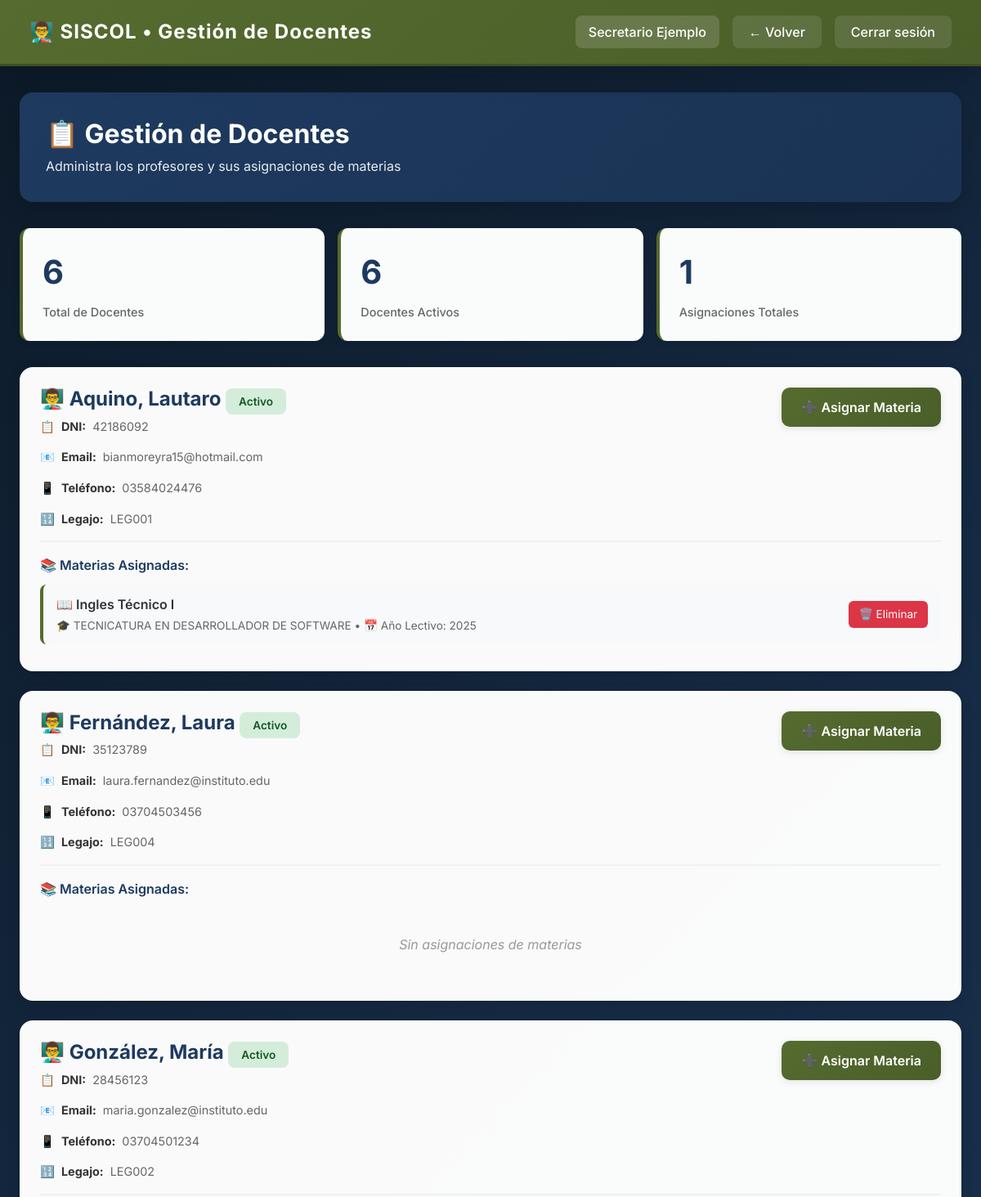
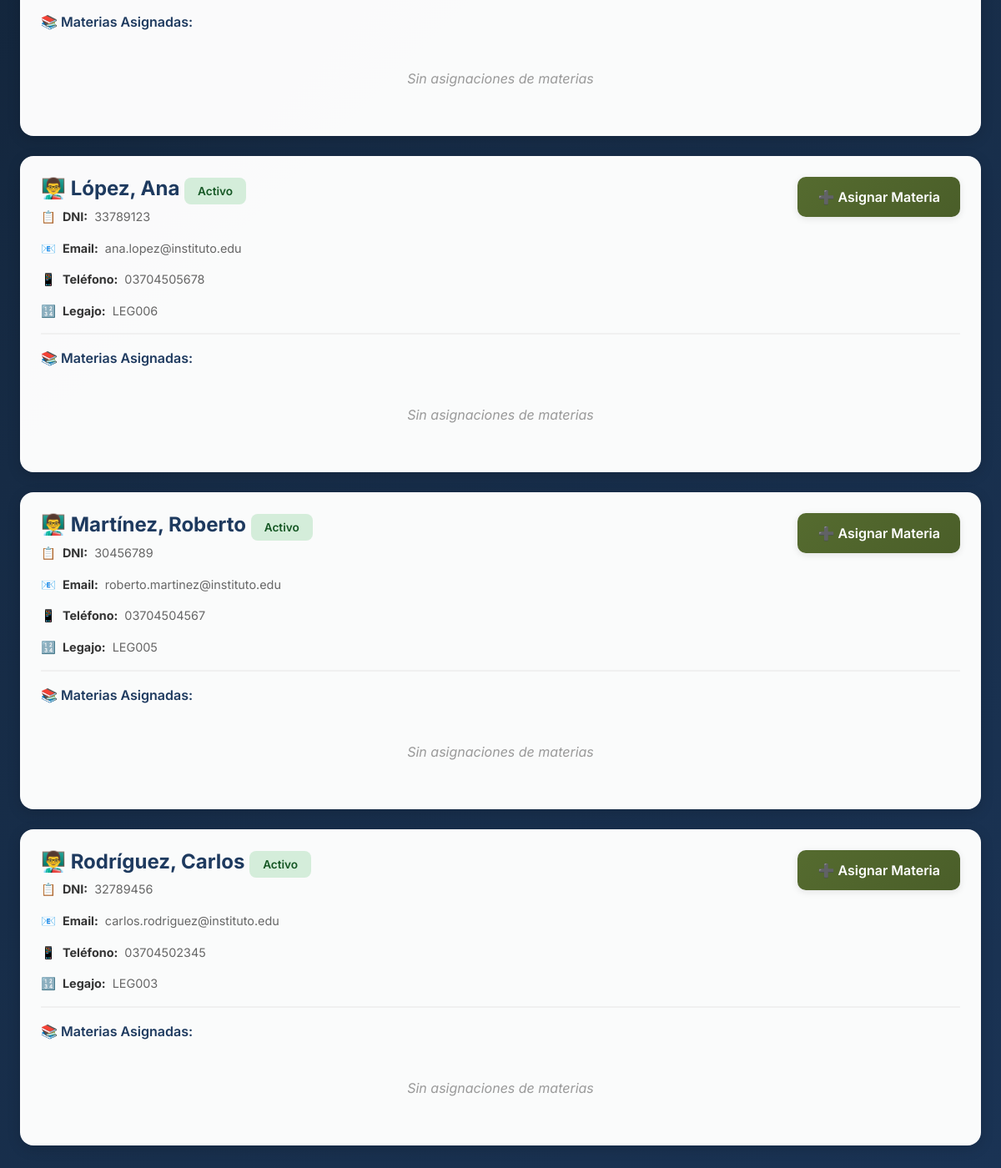
The app's page /secretaria/ver_docentes.php (signed in) with its own data (2 pictures, top to bottom).
### tables this page shows
CREATE TABLE `profesores` (
  `id_profesor` int(11) NOT NULL,
  `nombre` varchar(100) NOT NULL,
  `apellido` varchar(100) NOT NULL,
  `dni` varchar(20) NOT NULL,
  `email` varchar(100) NOT NULL,
  `telefono` varchar(20) DEFAULT NULL,
  `direccion` varchar(255) DEFAULT NULL,
  `password_hash` varchar(255) NOT NULL DEFAULT '',
  `rol_id` int(11) NOT NULL DEFAULT 2,
  `activo` tinyint(1) NOT NULL DEFAULT 1,
  `fecha_de_alta` date NOT NULL DEFAULT curdate(),
  `numero_legajo` varchar(20) DEFAULT NULL
);

CREATE TABLE `asignaciones` (
  `id` int(11) NOT NULL,
  `id_profesor` int(11) NOT NULL,
  `id_materia` int(11) NOT NULL,
  `anio_lectivo` year(4) NOT NULL DEFAULT year(curdate()),
  `activo` tinyint(1) NOT NULL DEFAULT 1
);

CREATE TABLE `materias` (
  `id` int(11) NOT NULL,
  `nombre` varchar(100) NOT NULL,
  `activo` tinyint(1) DEFAULT 1,
  `fecha_creacion` timestamp NOT NULL DEFAULT current_timestamp(),
  `id_carrera` int(11) NOT NULL COMMENT 'ID de la carrera asociada',
  `fecha_modificacion` timestamp NULL DEFAULT current_timestamp() ON UPDATE current_timestamp() COMMENT 'Fecha de última modificación',
  `año` int(11) NOT NULL DEFAULT 1 COMMENT 'Año de la materia en el plan de estudios (ej: 1, 2, 3)'
);

CREATE TABLE `carreras` (
  `id_carrera` int(11) NOT NULL,
  `nombre` varchar(100) NOT NULL COMMENT 'Nombre completo de la carrera',
  `descripcion` text DEFAULT NULL COMMENT 'Descripción detallada de la carrera',
  `duracion` int(11) NOT NULL DEFAULT 4 COMMENT 'Duración de la carrera en años',
  `estado` enum('activa','inactiva','suspendida') NOT NULL DEFAULT 'activa' COMMENT 'Estado actual de la carrera',
  `fecha_creacion` timestamp NOT NULL DEFAULT current_timestamp() COMMENT 'Fecha de creación del registro',
  `fecha_modificacion` timestamp NOT NULL DEFAULT current_timestamp() ON UPDATE current_timestamp() COMMENT 'Fecha de última modificación'
);

### secretaria/ver_docentes.php (the view, shortened to what this page needs)
<?php
$usuario = $_SESSION["usuario"];
$conn = conectar();
$profesores = [];
$stmt = $conn->prepare("
    SELECT
        p.id_profesor,
        p.nombre,
        p.apellido,
        p.dni,
        p.email,
        p.telefono,
        p.numero_legajo,
        p.activo
    FROM profesores p
    ORDER BY p.apellido, p.nombre
");
$stmt->execute();
$result = $stmt->get_result();
while ($row = $result->fetch_assoc()) {
    $id_prof = $row['id_profesor'];
    $stmt_asig = $conn->prepare("
        SELECT
            a.id,
            a.anio_lectivo,
            m.nombre AS materia,
            c.nombre AS carrera
        FROM asignaciones a
        INNER JOIN materias m ON a.id_materia = m.id
        INNER JOIN carreras c ON m.id_carrera = c.id_carrera
        WHERE a.id_profesor = ? AND a.activo = 1
        ORDER BY a.anio_lectivo DESC, m.nombre
    ");
    $stmt_asig->bind_param("i", $id_prof);
    $stmt_asig->execute();
    $asignaciones_result = $stmt_asig->get_result();
    $row['asignaciones'] = [];
    while ($asig = $asignaciones_result->fetch_assoc()) {
        $row['asignaciones'][] = $asig;
    }
    $profesores[] = $row;
}
?>
<!DOCTYPE html>
<html lang="es">
<head>
  <link href="https://cdn.jsdelivr.net/npm/bootstrap@5.3.0/dist/css/bootstrap.min.css" rel="stylesheet">
</head>
<body>
  <nav class="navbar topbar">
    <div class="container-fluid">
      <a class="navbar-brand" href="#">👨‍🏫 SISCOL • Gestión de Docentes</a>
      <div class="user-info">
        <span class="user-name"><?= htmlspecialchars($usuario) ?></span>
        <a href="javascript:history.back()" class="back-btn">← Volver</a>
        <a href="logout.php" class="logout-btn">Cerrar sesión</a>
      </div>
    </div>
  </nav>
  <div class="container-custom">
    <div class="page-header">
      <h2>📋 Gestión de Docentes</h2>
      <p>Administra los profesores y sus asignaciones de materias</p>
    </div>
    <div class="stats-bar">
      <div class="stat-box">
        <div class="stat-number"><?= count($profesores) ?></div>
        <div class="stat-label">Total de Docentes</div>
      </div>
      <div class="stat-box">
        <div class="stat-number">
          <?= count(array_filter($profesores, fn($p) => $p['activo'] == 1)) ?>
        </div>
        <div class="stat-label">Docentes Activos</div>
      </div>
      <div class="stat-box">
        <div class="stat-number">
          <?php
            $total_asignaciones = 0;
            foreach ($profesores as $prof) {
              $total_asignaciones += count($prof['asignaciones']);
            }
            echo $total_asignaciones;
          ?>
        </div>
        <div class="stat-label">Asignaciones Totales</div>
      </div>
    </div>
    <?php if (empty($profesores)): ?>
      <div class="alert alert-info">
        📌 <strong>No hay docentes registrados.</strong> Agrega docentes al sistema para poder asignarles materias.
      </div>
    <?php else: ?>
      <?php foreach ($profesores as $docente): ?>
        <div class="card-docente">
          <div class="docente-header">
            <div class="docente-info">
              <h4>
                👨‍🏫 <?= htmlspecialchars($docente['apellido'] . ', ' . $docente['nombre']) ?>
                <?php if ($docente['activo']): ?>
                  <span class="badge-custom badge-activo">Activo</span>
                <?php else: ?>
                  <span class="badge-custom badge-inactivo">Inactivo</span>
                <?php endif; ?>
              </h4>
              <div class="docente-detalles">
                <div class="detalle-item">
                  <span>📋</span>
                  <strong>DNI:</strong> <?= htmlspecialchars($docente['dni']) ?>
                </div>
                <div class="detalle-item">
                  <span>📧</span>
                  <strong>Email:</strong> <?= htmlspecialchars($docente['email']) ?>
                </div>
                <?php if ($docente['telefono']): ?>
                <div class="detalle-item">
                  <span>📱</span>
                  <strong>Teléfono:</strong> <?= htmlspecialchars($docente['telefono']) ?>
                </div>
                <?php endif; ?>
                <?php if ($docente['numero_legajo']): ?>
                <div class="detalle-item">
                  <span>🔢</span>
                  <strong>Legajo:</strong> <?= htmlspecialchars($docente['numero_legajo']) ?>
                </div>
                <?php endif; ?>
              </div>
            </div>
            <div>
              <button class="btn btn-asignar" onclick="abrirModalAsignacion(<?= $docente['id_profesor'] ?>, '<?= htmlspecialchars($docente['apellido'] . ', ' . $docente['nombre']) ?>')">
                ➕ Asignar Materia
              </button>
            </div>
          </div>
          <div class="asignaciones-container">
            <div class="asignaciones-title">📚 Materias Asignadas:</div>
            <?php if (empty($docente['asignaciones'])): ?>
              <div class="sin-asignaciones">
                Sin asignaciones de materias
              </div>
            <?php else: ?>
              <?php foreach ($docente['asignaciones'] as $asig): ?>
                <div class="asignacion-item">
                  <div class="asignacion-info">
                    <div class="asignacion-materia">
                      📖 <?= htmlspecialchars($asig['materia']) ?>
                    </div>
                    <div class="asignacion-detalles">
                      🎓 <?= htmlspecialchars($asig['carrera']) ?> •
                      📅 Año Lectivo: <?= htmlspecialchars($asig['anio_lectivo']) ?>
                    </div>
                  </div>
                  <form method="POST" style="display: inline;" onsubmit="return confirm('¿Estás seguro de eliminar esta asignación?');">
                    <button type="submit" class="btn-eliminar-asig">🗑️ Eliminar</button>
                  </form>
                </div>
              <?php endforeach; ?>
            <?php endif; ?>
          </div>
        </div>
      <?php endforeach; ?>
    <?php endif; ?>
  </div>
</body>
</html>

### secretaria/ver_docentes.php (style rules this page uses)
:root { --azul-marino-500: #1E3A5F; --azul-marino-600: #1a3354; --azul-marino-700: #162b45; --verde-olivo-500: #556B2F; --verde-olivo-600: #4a5e29; --verde-olivo-700: #3f5023; --shadow-sm: 0 2px 8px rgba(0,0,0,0.1); --shadow-md: 0 4px 16px rgba(0,0,0,0.15); --shadow-lg: 0 8px 32px rgba(0,0,0,0.2); }
* { margin: 0; padding: 0; box-sizing: border-box; }
body { font-family: 'Inter', 'Segoe UI', Tahoma, Geneva, Verdana, sans-serif; background: linear-gradient(135deg, #0d1a28 0%, #162b45 50%, #1a3354 100%); color: white; min-height: 100vh; }
.topbar { background: linear-gradient(135deg, var(--verde-olivo-500), var(--verde-olivo-600)); padding: 1rem 1.5rem; box-shadow: var(--shadow-lg); border-bottom: 3px solid var(--verde-olivo-700); }
.navbar-brand { font-weight: 700; font-size: 1.5rem; letter-spacing: 1px; color: white !important; }
.user-info { display: flex; align-items: center; gap: 1rem; }
.user-name { font-weight: 500; padding: 0.5rem 1rem; background: rgba(255,255,255,0.15); border-radius: 8px; backdrop-filter: blur(10px); }
.back-btn, .logout-btn { color: white; text-decoration: none; padding: 0.5rem 1.25rem; background: rgba(255,255,255,0.1); border-radius: 8px; transition: all 0.3s ease; font-weight: 500; }
.container-custom { max-width: 1400px; margin: 2rem auto; padding: 0 1.5rem; }
.page-header { background: linear-gradient(135deg, var(--azul-marino-500), var(--azul-marino-600)); color: white; border-radius: 16px; padding: 2rem; margin-bottom: 2rem; box-shadow: var(--shadow-lg); }
.page-header h2 { font-size: 2rem; font-weight: 700; margin-bottom: 0.5rem; }
.page-header p { opacity: 0.9; margin: 0; }
.card-docente { background: rgba(255,255,255,0.98); border-radius: 16px; padding: 1.5rem; margin-bottom: 1.5rem; box-shadow: var(--shadow-md); transition: all 0.3s ease; border: 1px solid rgba(255,255,255,0.2); }
.docente-header { display: flex; justify-content: space-between; align-items: start; margin-bottom: 1rem; padding-bottom: 1rem; border-bottom: 2px solid #f0f0f0; }
.docente-info h4 { color: var(--azul-marino-500); font-weight: 700; margin-bottom: 0.5rem; }
.docente-detalles { display: grid; grid-template-columns: repeat(auto-fit, minmax(200px, 1fr)); gap: 1rem; color: #666; font-size: 0.9rem; }
.detalle-item { display: flex; align-items: center; gap: 0.5rem; }
.detalle-item strong { color: #333; }
.badge-custom { padding: 0.5rem 1rem; border-radius: 8px; font-weight: 600; font-size: 0.85rem; }
.badge-activo { background: #d4edda; color: #155724; }
.asignaciones-container { margin-top: 1rem; }
.asignaciones-title { color: var(--azul-marino-500); font-weight: 600; margin-bottom: 0.75rem; font-size: 1rem; }
.asignacion-item { background: #f8f9fa; padding: 0.75rem 1rem; border-radius: 8px; margin-bottom: 0.5rem; display: flex; justify-content: space-between; align-items: center; border-left: 4px solid var(--verde-olivo-500); }
.asignacion-info { flex: 1; }
.asignacion-materia { font-weight: 600; color: #333; margin-bottom: 0.25rem; }
.asignacion-detalles { font-size: 0.85rem; color: #666; }
.btn-eliminar-asig { background: #dc3545; color: white; border: none; padding: 0.4rem 0.8rem; border-radius: 6px; font-size: 0.85rem; cursor: pointer; transition: all 0.3s ease; }
.btn-asignar { background: linear-gradient(135deg, var(--verde-olivo-500), var(--verde-olivo-600)); color: white; border: none; padding: 0.75rem 1.5rem; border-radius: 10px; font-weight: 600; transition: all 0.3s ease; box-shadow: var(--shadow-sm); }
.sin-asignaciones { text-align: center; padding: 2rem; color: #999; font-style: italic; }
.stats-bar { display: flex; gap: 1rem; margin-bottom: 2rem; }
.stat-box { flex: 1; background: rgba(255,255,255,0.98); border-radius: 12px; padding: 1.5rem; box-shadow: var(--shadow-sm); border-left: 4px solid var(--verde-olivo-500); }
.stat-number { font-size: 2.5rem; font-weight: 700; color: var(--azul-marino-500); margin-bottom: 0.5rem; }
.stat-label { color: #666; font-weight: 500; font-size: 0.9rem; }

### records on screen
profesores: apellido+nombre "Aquino, Lautaro", activo "Activo", dni "42186092", email "bianmoreyra15@hotmail.com", telefono "03584024476", numero_legajo "LEG001"
asignaciones: id_materia.nombre "Ingles Técnico I", carreras.nombre "TECNICATURA EN DESARROLLADOR DE SOFTWARE", anio_lectivo "2025"
profesores: apellido+nombre "Fernández, Laura", activo "Activo", dni "35123789", email "laura.fernandez@instituto.edu", telefono "03704503456", numero_legajo "LEG004", shows "Sin asignaciones de materias"
profesores: apellido+nombre "González, María", activo "Activo", dni "28456123", email "maria.gonzalez@instituto.edu", telefono "03704501234", numero_legajo "LEG002", shows "Sin asignaciones de materias"
profesores: apellido+nombre "López, Ana", activo "Activo", dni "33789123", email "ana.lopez@instituto.edu", telefono "03704505678", numero_legajo "LEG006", shows "Sin asignaciones de materias"
profesores: apellido+nombre "Martínez, Roberto", activo "Activo", dni "30456789", email "roberto.martinez@instituto.edu", telefono "03704504567", numero_legajo "LEG005", shows "Sin asignaciones de materias"
profesores: apellido+nombre "Rodríguez, Carlos", activo "Activo", dni "32789456", email "carlos.rodriguez@instituto.edu", telefono "03704502345", numero_legajo "LEG003", shows "Sin asignaciones de materias"

### other values on screen
$usuario "Secretario Ejemplo"
count($profesores) "6"
count(array_filter($profesores, fn($p) => $p['activo'] == 1)) "6"
$total_asignaciones "1"
